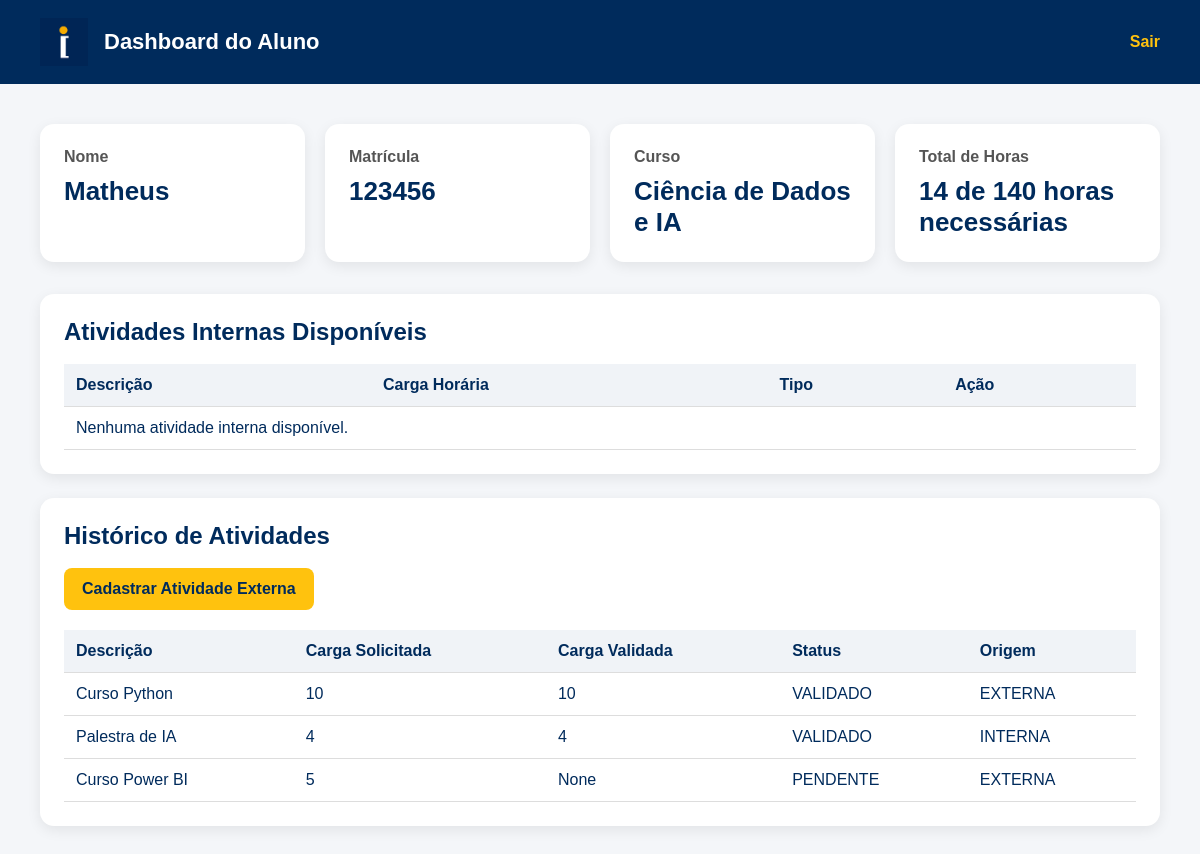
The app's page /dashboard/aluno/ (signed in), older data.
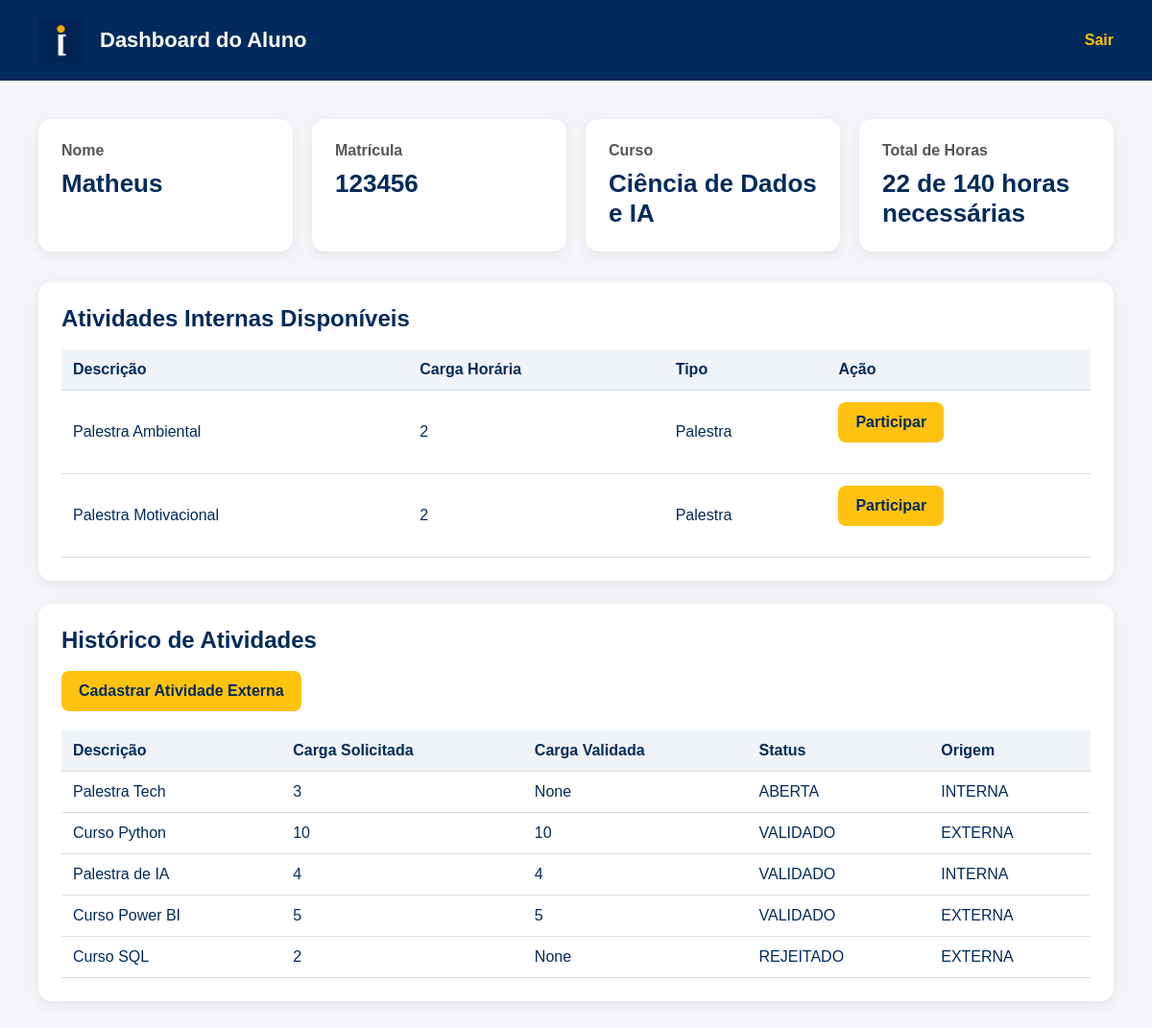
The same page, newer data.
### core/models.py (models this page shows, shortened)
class Aluno(models.Model):
    usuario = models.OneToOneField(
        Usuario,
        on_delete=models.CASCADE
    )
    matricula = models.CharField(max_length=20)
    curso = models.CharField(max_length=100)
    semestre_ingresso = models.IntegerField()
    total_horas_integralizadas = models.IntegerField(default=0)

class AtividadeComplementar(models.Model):
    class Status(models.TextChoices):
        PENDENTE = 'PENDENTE', 'Pendente'
        ABERTA = 'ABERTA', 'Aberta'
        VALIDADO = 'VALIDADO', 'Validado'
        REJEITADO = 'REJEITADO', 'Rejeitado'
    class Origem(models.TextChoices):
        INTERNA = 'INTERNA', 'Interna'
        EXTERNA = 'EXTERNA', 'Externa'
    descricao = models.TextField()
    carga_horaria_solicitada = models.IntegerField()
    carga_horaria_validada = models.IntegerField(
        null=True,
        blank=True
    )
    status = models.CharField(
        max_length=20,
        choices=Status.choices,
        default=Status.PENDENTE
    )
    tipo_origem = models.CharField(
        max_length=20,
        choices=Origem.choices
    )
    caminho_comprovante = models.FileField(
        upload_to='comprovantes/',
        null=True,
        blank=True
    )
    aluno = models.ForeignKey(
        Aluno,
        on_delete=models.CASCADE,
        related_name='atividades',
        null=True,
        blank=True
    )
    alunos_participantes = models.ManyToManyField(
        Aluno,
        related_name='atividades_internas',
        blank=True
    )
    coordenador = models.ForeignKey(
        Coordenador,
        on_delete=models.SET_NULL,
        null=True,
        blank=True
    )
    organizacao = models.ForeignKey(
        OrgAcademica,
        on_delete=models.SET_NULL,
        null=True,
        blank=True
    )
    tipo_atividade = models.ForeignKey(
        TipoAtividade,
        on_delete=models.CASCADE
    )

class Usuario(AbstractUser):
    class Perfil(models.TextChoices):
        ALUNO = 'ALUNO', 'Aluno'
        COORDENADOR = 'COORDENADOR', 'Coordenador'
        ORG = 'ORG', 'Organização Acadêmica'
    perfil = models.CharField(
        max_length=20,
        choices=Perfil.choices
    )

class TipoAtividade(models.Model):
    nome = models.CharField(max_length=100)
    limite_horas_total = models.IntegerField()
    limite_horas_por_evento = models.IntegerField()
    eixo_tematico = models.ForeignKey(
        EixoTematico,
        on_delete=models.CASCADE,
        related_name='tipos_atividade'
    )

### core/views.py (the view)
@login_required
def dashboard_aluno(request):
    aluno = Aluno.objects.get(usuario=request.user)
    atividades = AtividadeComplementar.objects.filter(
        Q(aluno=aluno) | Q(alunos_participantes=aluno)
    ).distinct()
    atividades_internas_abertas = AtividadeComplementar.objects.filter(
        tipo_origem=AtividadeComplementar.Origem.INTERNA,
        status=AtividadeComplementar.Status.ABERTA
    ).exclude(
        alunos_participantes=aluno
    )
    HORAS_NECESSARIAS = 140
    return render(
        request,
        'dashboard_aluno.html',
        {
            'aluno': aluno,
            'atividades': atividades,
            'atividades_internas_abertas': atividades_internas_abertas,
            'horas_necessarias': HORAS_NECESSARIAS
        }
    )

### core/templates/dashboard_aluno.html (shortened to what this page needs)
{% load static %}
<!DOCTYPE html>
<html lang="pt-br">
<head>
    <link rel="stylesheet" href="{% static 'css/dashboard.css' %}">
</head>
<body>
<header class="header">
    <div class="header-left">
        <img src="{% static 'img/logo_ibmec.png' %}" alt="IBMEC">
        <h1>Dashboard do Aluno</h1>
    </div>
    <a href="{% url 'logout' %}" class="logout">Sair</a>
</header>
<main class="container">
    <div class="cards">
        <div class="card">
            <h2>Nome</h2>
            <p>{{ aluno.usuario.username }}</p>
        </div>
        <div class="card">
            <h2>Matrícula</h2>
            <p>{{ aluno.matricula }}</p>
        </div>
        <div class="card">
            <h2>Curso</h2>
            <p>{{ aluno.curso }}</p>
        </div>
        <div class="card">
            <h2>Total de Horas</h2>
            <p>
                {{ aluno.total_horas_integralizadas }} de {{ horas_necessarias }} horas necessárias
            </p>
        </div>
    </div>
    <div class="section">
        <h2>Atividades Internas Disponíveis</h2>
        <table>
            <thead>
                <tr>
                    <th>Descrição</th>
                    <th>Carga Horária</th>
                    <th>Tipo</th>
                    <th>Ação</th>
                </tr>
            </thead>
            <tbody>
                {% for atividade in atividades_internas_abertas %}
                    <tr>
                        <td>{{ atividade.descricao }}</td>
                        <td>{{ atividade.carga_horaria_solicitada }}</td>
                        <td>{{ atividade.tipo_atividade.nome }}</td>
                        <td>
                            <a
                                href="{% url 'participar_atividade_interna' atividade.id %}"
                                class="btn"
                            >
                                Participar
                            </a>
                        </td>
                    </tr>
                {% empty %}
                    <tr>
                        <td colspan="4">
                            Nenhuma atividade interna disponível.
                        </td>
                    </tr>
                {% endfor %}
            </tbody>
        </table>
    </div>
    <div class="section">
        <h2>Histórico de Atividades</h2>
        <a href="{% url 'cadastrar_atividade_externa' %}" class="btn">Cadastrar Atividade Externa</a>
        <table>
            <thead>
                <tr>
                    <th>Descrição</th>
                    <th>Carga Solicitada</th>
                    <th>Carga Validada</th>
                    <th>Status</th>
                    <th>Origem</th>
                </tr>
            </thead>
            <tbody>
                {% for atividade in atividades %}
                    <tr>
                        <td>{{ atividade.descricao }}</td>
                        <td>{{ atividade.carga_horaria_solicitada }}</td>
                        <td>{{ atividade.carga_horaria_validada }}</td>
                        <td>{{ atividade.status }}</td>
                        <td>{{ atividade.tipo_origem }}</td>
                    </tr>
                {% empty %}
                    <tr>
                        <td colspan="5">Nenhuma atividade cadastrada.</td>
                    </tr>
                {% endfor %}
            </tbody>
        </table>
    </div>
</main>
</body>
</html>

Row changes from the older to the newer data that the page shows:
changed Aluno "Ciência de Dados e IA": total_horas_integralizadas "14" → "22"
added AtividadeComplementar: descricao "Palestra Ambiental", carga_horaria_solicitada "2", tipo_atividade.nome "Palestra", shown under "Atividades Internas Disponíveis"
added AtividadeComplementar: descricao "Palestra Motivacional", carga_horaria_solicitada "2", tipo_atividade.nome "Palestra", shown under "Atividades Internas Disponíveis"
added AtividadeComplementar: descricao "Palestra Tech", carga_horaria_solicitada "3", carga_horaria_validada "None", status "ABERTA", tipo_origem "INTERNA", shown under "Histórico de Atividades"
changed AtividadeComplementar "Curso Power BI": carga_horaria_validada "None" → "5"; status "PENDENTE" → "VALIDADO"
added AtividadeComplementar: descricao "Curso SQL", carga_horaria_solicitada "2", carga_horaria_validada "None", status "REJEITADO", tipo_origem "EXTERNA", shown under "Histórico de Atividades"
Text that changed along with them:
text no longer shown: "Nenhuma atividade interna disponível."
